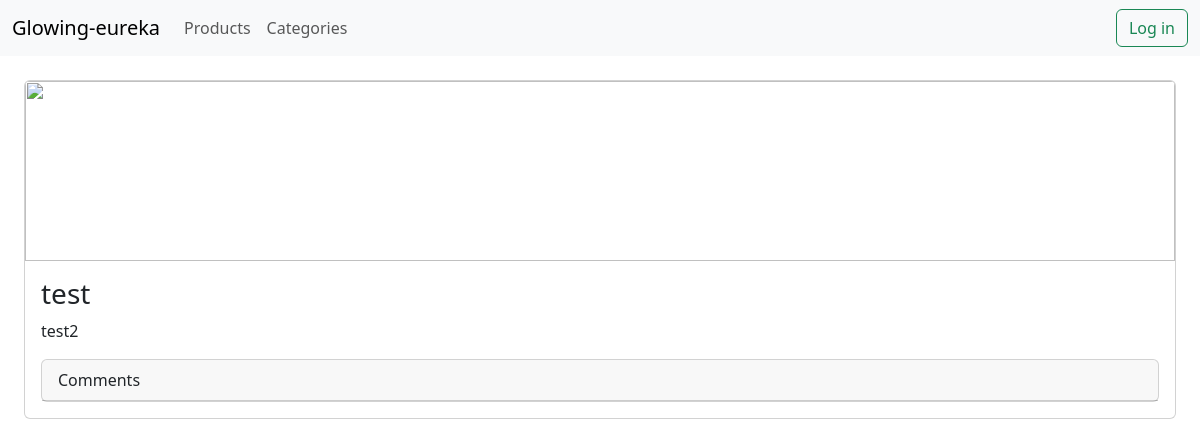
/products/3, run on an earlier commit of the app's database.
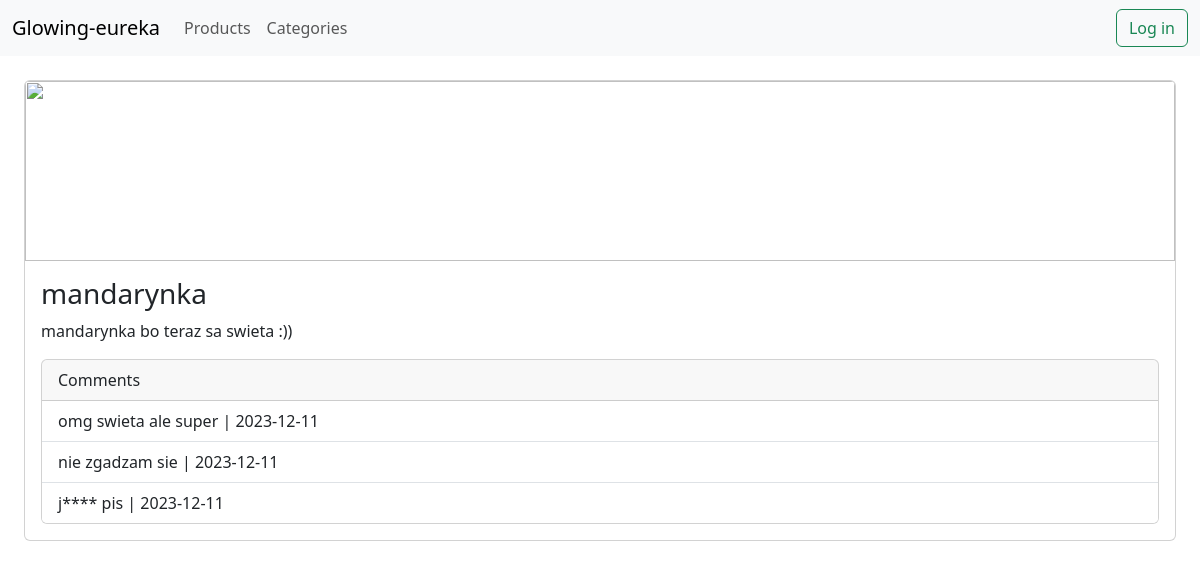
And on a later commit of the database.
### db.py (models this page shows, shortened)
class product(Base):
    __tablename__ = "product"
    id = Column(Integer, primary_key=True)
    title = Column(String, nullable=False)
    description = Column(String)
    isDeleted = Column(Boolean, nullable=False)
    creationDate = Column(Date, default="CURRENT_DATE")
    imageURL = Column(String)
    categories: Mapped[list['category']] = relationship(
        secondary=product_category, back_populates="products"
    )
    comments = relationship("comment", backref=backref("product"))

class comment(Base):
    __tablename__ = "comment"
    id = Column(Integer, primary_key=True)
    productId = Column(Integer, ForeignKey("product.id"), nullable=False)
    description = Column(String)
    isDeleted = Column(Boolean, nullable=False)
    creationDate = Column(Date, nullable=False)
    userId = Column(Integer, ForeignKey("user.id"), nullable=False)

### app.py (the view)
@bp.route("/products/<id>", methods=["GET"])
def singleProduct(id:int):
    if not id.isnumeric():
        abort(400)
    page = getPageFromRequest()
    id = int(id)
    with db.Session(db.engine) as session:
        stmt = db.select(db.product).where(db.product.id == id)
        product = [r for r in session.scalars(stmt)][0]
        stmt = db.select(db.comment).where(db.comment.productId == product.id).where(db.comment.isDeleted == False)
        comments = [r for r in session.scalars(stmt)]
    return render_template("product.html", product=product, comments=comments[page * 5:(page + 1) * 5], page=page, next=len(comments) > (page + 1) * 5, auth=getAuthFromRequest(), user=getUserFromRequest())

### app.py (called while the page is built)
def getAuthFromRequest() -> db.token | None:
    if "auth" not in request.cookies:
        return None
    tok = db.validateToken(request.cookies["auth"])
    return tok

def getUserFromRequest() -> db.user | None:
    if "auth" not in request.cookies:
        return None
    usr = db.getUserFromAuth(request.cookies["auth"])
    if usr is None:
        return None
    return usr

def getPageFromRequest() -> int:
    if "page" not in request.args:
        return 0
    else:
        return int(request.args["page"])

### templates/product.html (shortened to what this page needs)
<html>
    {%include "head.html"%}
    <body>
        {%include "navbar.html"%}
        <main>
            <div class="card">
                {%if product.imageURL != None %}
                <img src="{{product.imageURL}}" class="card-img-top">
                {%endif%}
                <div class="card-body">
                    <h3 class="card-title">
                        {{product.title}}
                    </h3>
                    {%if product.description != None%}
                    <p class="card-text">{{product.description}}</p>
                    {%endif%}
                    <div class="card">
                        <div class="card-header">
                            Comments
                        </div>
                        <ul class="list-group list-group-flush">
                            {%for comment in comments%}
                                <li class="list-group-item" id="{{comment.id}}">
                                    <div style="display: inline-block;">
                                        <span id="commentText">{{comment.description}}</span> | <span id="commentDate">{{comment.creationDate}}</span>
                                    </div>
                                </li>
                            {%endfor%}
                        </ul>
                    </div>
                </div>
            </div>
        </main>
    </body>
</html>

### templates/head.html (shortened to what this page needs)
<head>
    <link href="{{url_for('static', filename='style.css')}}" rel="stylesheet">
    <link href="https://cdn.jsdelivr.net/npm/bootstrap@5.3.2/dist/css/bootstrap.min.css" rel="stylesheet">
    <link rel="stylesheet" href="https://cdn.jsdelivr.net/npm/bootstrap-icons@1.11.1/font/bootstrap-icons.css">
</head>

### templates/navbar.html (shortened to what this page needs)
<nav class="navbar navbar-expand-lg bg-body-tertiary">
    <div class="container-fluid">
        <a class="navbar-brand" href="/">Glowing-eureka</a>
        <div class="collapse navbar-collapse" id="navbarSupportedContent">
            <ul class="navbar-nav me-auto mb-2 mb-lg-0">
                <li class="nav-item">
                    <a class="nav-link" href="{{url_for('glowing-eureka.products')}}">Products</a>
                </li>
                <li class="nav-item">
                    <a class="nav-link" href="{{url_for('glowing-eureka.categories')}}">Categories</a>
                </li>
            </ul>
            {%if auth == None%}
            <a href="{{url_for('glowing-eureka.login')}}" class="btn btn-outline-success" type="submit">Log in</a>
            {%else%}
            <a href="{{url_for('glowing-eureka.logout')}}" class="btn btn-outline-success" type="submit">Log out</a>
            {%endif%}
        </div>
    </div>
</nav>

### static/style.css (style rules this page uses)
main { margin:2% !important; margin-bottom: 0px !important; }
span { display: inline-block; }
.card-img-top { width: 100%; height: 15vw; object-fit: cover; }

What changed in the data, as far as the page shows it:
changed product: title "test" → "mandarynka"; description "test2" → "mandarynka bo teraz sa swieta :))"
added comment: description "omg swieta ale super", creationDate "2023-12-11"
added comment: description "nie zgadzam sie", creationDate "2023-12-11"
added comment: description "j**** pis", creationDate "2023-12-11"
